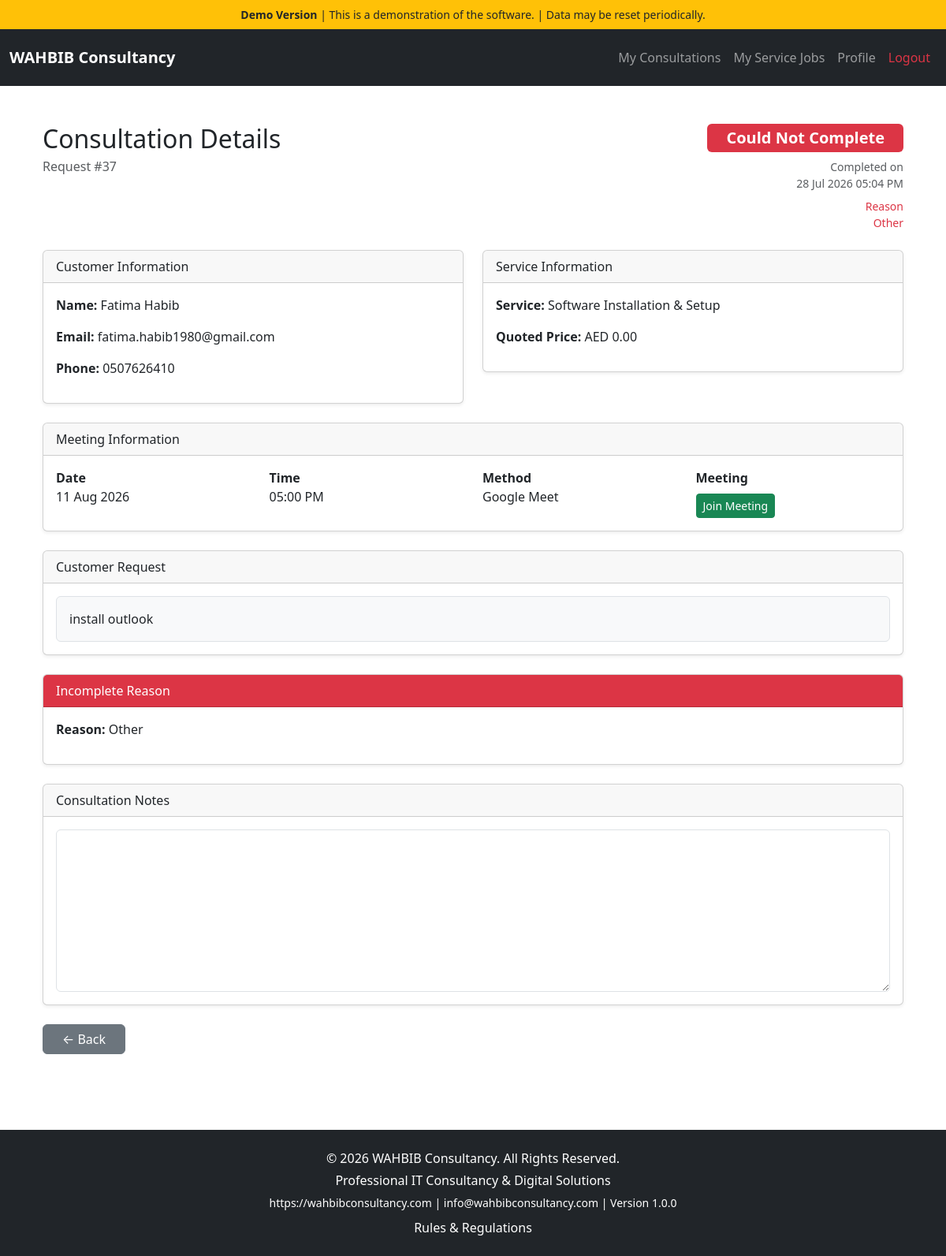
The app's page /public/index.php?page=view-consultation&id=37 (signed in) with its own data.
### tables this page shows
CREATE TABLE `requests` (
  `id` int(11) NOT NULL AUTO_INCREMENT,
  `customer_id` int(11) NOT NULL,
  `service_id` int(11) NOT NULL,
  `agent_id` int(11) DEFAULT NULL,
  `quoted_price` decimal(10,2) DEFAULT NULL,
  `description` text DEFAULT NULL,
  `status` enum('Pending','Approved','In Progress','Completed','Cancelled') NOT NULL DEFAULT 'Pending',
  `created_at` timestamp NOT NULL DEFAULT current_timestamp(),
  `workflow_stage` varchar(50) DEFAULT NULL,
  `proposal` text DEFAULT NULL,
  `completed_at` datetime DEFAULT NULL,
  `completion_notes` text DEFAULT NULL,
  `admin_review_comments` text DEFAULT NULL,
  `service_review_notes` text DEFAULT NULL,
  `admin_instruction` text DEFAULT NULL,
  `contact_notes` text DEFAULT NULL,
  `incomplete_reason` text DEFAULT NULL,
  `consultation_reschedules` int(11) NOT NULL DEFAULT 0,
  `service_reschedules` int(11) NOT NULL DEFAULT 0,
  `service_rejection_reason` text DEFAULT NULL,
  `service_rejected_at` datetime DEFAULT NULL,
  `service_rejected_by` int(11) DEFAULT NULL,
  `job_status` enum('Pending','In Progress','Completed','Could Not Complete','Needs Admin Review','Customer Answered','No Answer','Wrong Number','Customer Requested Reschedule') NOT NULL DEFAULT 'Pending',
  `consultation_rejection_reason` text DEFAULT NULL,
  `consultation_rejected_at` datetime DEFAULT NULL,
  `consultation_rejected_by` int(11) DEFAULT NULL,
  PRIMARY KEY (`id`),
  KEY `customer_id` (`customer_id`),
  KEY `service_id` (`service_id`),
  CONSTRAINT `requests_ibfk_1` FOREIGN KEY (`customer_id`) REFERENCES `customers` (`id`) ON DELETE CASCADE,
  CONSTRAINT `requests_ibfk_2` FOREIGN KEY (`service_id`) REFERENCES `services` (`id`) ON DELETE CASCADE
);

CREATE TABLE `customers` (
  `id` int(11) NOT NULL AUTO_INCREMENT,
  `name` varchar(255) NOT NULL,
  `email` varchar(255) DEFAULT NULL,
  `phone` varchar(50) DEFAULT NULL,
  `company` varchar(255) DEFAULT NULL,
  `notes` text DEFAULT NULL,
  `created_at` timestamp NOT NULL DEFAULT current_timestamp(),
  `password` varchar(255) DEFAULT NULL,
  `reset_token` varchar(255) DEFAULT NULL,
  `reset_token_expires` datetime DEFAULT NULL,
  PRIMARY KEY (`id`)
);

CREATE TABLE `services` (
  `id` int(11) NOT NULL AUTO_INCREMENT,
  `title` varchar(255) NOT NULL,
  `description` text NOT NULL,
  `created_at` timestamp NOT NULL DEFAULT current_timestamp(),
  `price` decimal(10,2) NOT NULL DEFAULT 0.00,
  `image` varchar(255) DEFAULT NULL,
  PRIMARY KEY (`id`)
);

CREATE TABLE `consultation_slots` (
  `id` int(11) NOT NULL AUTO_INCREMENT,
  `slot_date` date NOT NULL,
  `slot_time` time NOT NULL,
  `agent_id` int(11) NOT NULL,
  `consultation_method` varchar(50) DEFAULT NULL,
  `meeting_link` varchar(255) DEFAULT NULL,
  `is_booked` tinyint(1) DEFAULT 0,
  `created_at` timestamp NOT NULL DEFAULT current_timestamp(),
  PRIMARY KEY (`id`),
  UNIQUE KEY `uniq_consultation_slot` (`slot_date`,`slot_time`,`agent_id`)
);

### public/index.php (called while the page is built, shortened)
<?php
require_once ROOT_PATH . '/routes.php';

### app/helpers/meeting.php (called while the page is built, shortened)
<?php
function getMeetingLink(string $method, string $slotTime): string
{
    $minute = date('i', strtotime($slotTime));
    $isHalfHour = ($minute === '30');
    switch ($method) {
        case 'Google Meet':
            return $isHalfHour
                ? GOOGLE_MEET_HALF_HOUR_LINK
                : GOOGLE_MEET_HOUR_LINK;
    }
}

### app/views/agent/view-consultation.php (the view, shortened to what this page needs)
<?php
require_once CONFIG_PATH . '/database.php';
require_once HELPER_PATH . '/meeting.php';
$requestId = (int) ($_GET['id'] ?? 0);
$stmt = $pdo->prepare("
    SELECT
        r.*,
        c.name  AS customer_name,
        c.email,
        c.phone,
        s.title AS service_name,
        cs.slot_date,
        cs.slot_time,
        cs.consultation_method,
        cs.meeting_link
    FROM requests r
    INNER JOIN consultation_bookings cb
        ON cb.request_id = r.id
    INNER JOIN consultation_slots cs
        ON cs.id = cb.slot_id
    INNER JOIN customers c
        ON c.id = r.customer_id
    INNER JOIN services s
        ON s.id = r.service_id
    WHERE r.id = ?
    AND cb.agent_id = ?
    LIMIT 1
");
$stmt->execute([
    $requestId,
    $_SESSION['agent']['id']
]);
$consultation = $stmt->fetch(PDO::FETCH_ASSOC);
$meetingLink = getMeetingLink(
    $consultation['consultation_method'],
    $consultation['slot_time']
);
$status = $consultation['job_status'];
$badge = 'secondary';
switch ($status) {
    case 'Could Not Complete':
        $badge = 'danger';
        break;
}
require VIEW_PATH . '/layouts/header-agent.php';
?>
<div class="container py-4">
    <div class="d-flex justify-content-between align-items-start mb-4">
    <div>
        <h2 class="mb-1">
            Consultation Details
        </h2>
        <p class="text-muted mb-0">
            Request #<?= $consultation['id'] ?>
        </p>
    </div>
    <div class="text-end">
    <span class="badge bg-<?= $badge ?> fs-5 px-4 py-2">
        <?= htmlspecialchars($status) ?>
    </span>
    <?php if (
    $consultation['job_status'] == 'Completed' ||
    $consultation['job_status'] == 'Could Not Complete'
): ?>
        <small class="text-muted d-block mt-2">
            Completed on<br>
            <?= date('d M Y h:i A', strtotime($consultation['completed_at'])) ?>
        </small>
    <?php endif; ?>
    <?php if ($consultation['job_status'] == 'Could Not Complete'): ?>
        <small class="text-danger d-block mt-2">
            Reason
            <br>
            <?= htmlspecialchars($consultation['incomplete_reason']) ?>
        </small>
    <?php endif; ?>
</div>
</div>
    <div class="row">
        <div class="col-lg-6">
            <div class="card shadow-sm mb-4">
                <div class="card-header">
                    Customer Information
                </div>
                <div class="card-body">
                    <p><strong>Name:</strong> <?= htmlspecialchars($consultation['customer_name']) ?></p>
                    <p><strong>Email:</strong> <?= htmlspecialchars($consultation['email']) ?></p>
                    <p><strong>Phone:</strong> <?= htmlspecialchars($consultation['phone']) ?></p>
                </div>
            </div>
        </div>
        <div class="col-lg-6">
            <div class="card shadow-sm mb-4">
                <div class="card-header">
                    Service Information
                </div>
                <div class="card-body">
                    <p><strong>Service:</strong> <?= htmlspecialchars($consultation['service_name']) ?></p>
                    <p><strong>Quoted Price:</strong> AED <?= number_format($consultation['quoted_price'],2) ?></p>
                </div>
            </div>
        </div>
    </div>
    <div class="card shadow-sm mb-4">
        <div class="card-header">
            Meeting Information
        </div>
        <div class="card-body">
            <div class="row">
                <div class="col-md-3">
                    <strong>Date</strong><br>
                    <?= date('d M Y', strtotime($consultation['slot_date'])) ?>
                </div>
                <div class="col-md-3">
                    <strong>Time</strong><br>
                    <?= date('h:i A', strtotime($consultation['slot_time'])) ?>
                </div>
                <div class="col-md-3">
                    <strong>Method</strong><br>
                    <?= $consultation['consultation_method'] ?: 'Not Assigned' ?>
                </div>
                <div class="col-md-3">
                    <strong>Meeting</strong><br>
                    <?php if (!empty($meetingLink)): ?>
                        <a
                            href="<?= htmlspecialchars($meetingLink) ?>"
                            target="_blank"
                            class="btn btn-success btn-sm mt-2">
                            Join Meeting
                        </a>
                    <?php else: ?>
                        Not Available
                    <?php endif; ?>
                </div>
            </div>
        </div>
    </div>
    <div class="card shadow-sm mb-4">
        <div class="card-header">
            Customer Request
        </div>
        <div class="card-body">
            <div class="bg-light border rounded p-3">
                <?= nl2br(htmlspecialchars($consultation['description'])) ?>
            </div>
        </div>
    </div>
    <?php if ($consultation['job_status'] == 'Could Not Complete'): ?>
<div class="card shadow-sm mb-4">
    <div class="card-header bg-danger text-white">
        Incomplete Reason
    </div>
    <div class="card-body">
        <p>
            <strong>Reason:</strong>
            <?= htmlspecialchars($consultation['incomplete_reason']) ?>
        </p>
    </div>
</div>
<?php endif; ?>
    <div class="card shadow-sm mb-4">
        <div class="card-header">
            Consultation Notes
        </div>
        <div class="card-body">
           <form method="POST">
                <textarea
                    class="form-control"
                    rows="8"
                    name="agent_notes"
                    >
                <?= htmlspecialchars($consultation['completion_notes']) ?>
                </textarea>
        </div>
    </div>
   <div class="d-flex justify-content-between mt-4">
    <a
        href="?page=agent-consultations"
        class="btn btn-secondary px-4">
        ← Back
    </a>
</div>
</div>
<?php require VIEW_PATH . '/layouts/footer.php'; ?>

### records on screen
requests: id "37", job_status "Could Not Complete", completed_at "28 Jul 2026 05:04 PM", incomplete_reason "Other", customer.name "Fatima Habib", customer.email "fatima.habib1980@gmail.com", customer.phone "0507626410", service.title "Software Installation & Setup", quoted_price "0.00", consultation_slots.slot_date "11 Aug 2026", consultation_slots.slot_time "05:00 PM", consultation_slots.consultation_method "Google Meet", description "install outlook"

### other values on screen
COMPANY_NAME "WAHBIB Consultancy"
PRODUCT_COPYRIGHT "© 2026 WAHBIB Consultancy. All Rights Reserved."
COMPANY_TAGLINE "Professional IT Consultancy & Digital Solutions"
COMPANY_WEBSITE "https://wahbibconsultancy.com"
COMPANY_EMAIL "info@wahbibconsultancy.com"
PRODUCT_VERSION "1.0.0"
